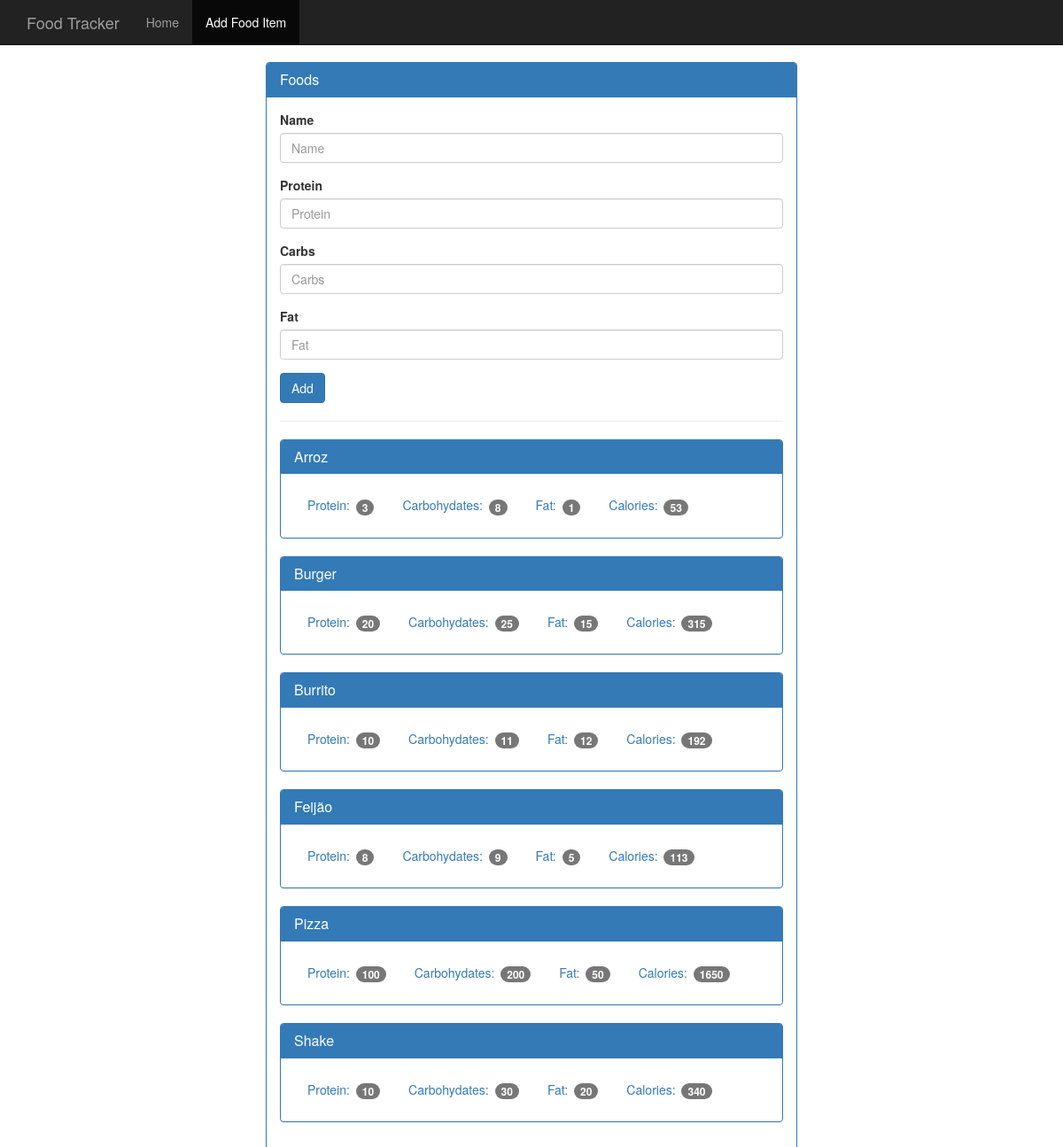
Page /add_food on the committed database.
### tables this page shows
CREATE TABLE foods (
    id         integer primary key autoincrement,
    name       text    not null,
    protein    integer not null,
    carbs      integer not null,
    fat        integer not null,
    calories   integer not null
);

### app.py (the view)
@app.route('/add_food', methods=['GET'])
def get_add_food():
    db = open_db()
    cur = db.execute(' select id, name, protein, carbs, fat, calories from foods order by name ')
    foods = cur.fetchall()
    return render_template('add_food.html', foods=foods)

### app.py (called while the page is built)
def connect_db():
    sql = sqlite3.connect('/home/mmlcasag/python/food_tracker/database/food_tracker.db')
    sql.row_factory = sqlite3.Row
    return sql

def open_db():
    if not hasattr(g, 'sqlite3_db'):
        g.sqlite3_db = connect_db()
    return g.sqlite3_db

### templates/add_food.html (shortened to what this page needs)
<!DOCTYPE html>
<html lang="en">
  <head>
    <link href="{{ url_for('static', filename='bootstrap.min.css') }}" rel="stylesheet">
    <link href="{{ url_for('static', filename='theme.css') }}" rel="stylesheet">
  </head>
  <body>
    <nav class="navbar navbar-inverse navbar-fixed-top">
      <div class="container">
        <div class="navbar-header">
          <a class="navbar-brand" href="{{ url_for('get_home') }}">Food Tracker</a>
        </div>
        <div id="navbar" class="navbar-collapse collapse">
          <ul class="nav navbar-nav">
            <li><a href="{{ url_for('get_home') }}">Home</a></li>
            <li class="active"><a href="{{ url_for('get_add_food') }}">Add Food Item</a></li>
          </ul>
        </div>
      </div>
    </nav>
    <div class="container theme-showcase col-sm-6 col-sm-offset-3" role="main">
      <div class="row">
        <div>
          <div class="panel panel-primary">
            <div class="panel-heading">
              <h3 class="panel-title">Foods</h3>
            </div>
            <div class="panel-body">
              <form method="POST" action="{{ url_for('post_add_food') }}">
                <div class="form-group">
                  <label for="name">Name</label>
                  <input type="text" class="form-control" id="name" name="name" placeholder="Name">
                </div>
                <div class="form-group">
                  <label for="protein">Protein</label>
                  <input type="number" class="form-control" id="protein" name="protein" placeholder="Protein">
                </div>
                <div class="form-group">
                  <label for="carbs">Carbs</label>
                  <input type="number" class="form-control" id="carbs" name="carbs" placeholder="Carbs">
                </div>
                <div class="form-group">
                  <label for="fat">Fat</label>
                  <input type="number" class="form-control" id="fat" name="fat" placeholder="Fat">
                </div>
                <button type="submit" class="btn btn-primary">Add</button>
              </form>
              <hr />
              {% for food in foods %}
                <div class="panel panel-primary">
                  <div class="panel-heading">
                    <h3 class="panel-title">{{ food.name }}</h3>
                  </div>
                  <div class="panel-body">
                    <ul class="nav nav-pills" role="tablist">
                      <li><a>Protein: <span class="badge">{{ food.protein }}</span></a></li>
                      <li><a>Carbohydates: <span class="badge">{{ food.carbs }}</span></a></li>
                      <li><a>Fat: <span class="badge">{{ food.fat }}</span></a></li>
                      <li><a>Calories: <span class="badge">{{ food.calories }}</span></a></li>
                    </ul>
                  </div>
                </div>
              {% endfor %}
            </div>
          </div>
        </div>
      </div>
    </div>
  </body>
</html>

### static/theme.css (style rules this page uses)
body { padding-top: 70px; padding-bottom: 30px; }

### rows in the picture
foods: name "Arroz", protein "3", carbs "8", fat "1", calories "53"
foods: name "Burger", protein "20", carbs "25", fat "15", calories "315"
foods: name "Burrito", protein "10", carbs "11", fat "12", calories "192"
foods: name "Feijão", protein "8", carbs "9", fat "5", calories "113"
foods: name "Pizza", protein "100", carbs "200", fat "50", calories "1650"
foods: name "Shake", protein "10", carbs "30", fat "20", calories "340"
